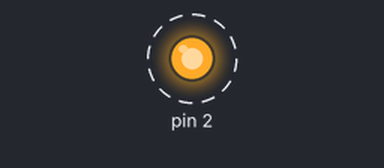
The sketch below on a simulated Arduino Uno, built with avr-gcc and run on an emulated ATmega328P. Parts: output pins drawn as LEDs (lit = HIGH). Dashed ring = blinking.

Above: at 0.5 s.
Timing chart, 0 to 4.6 s (numbered marks = the images above):
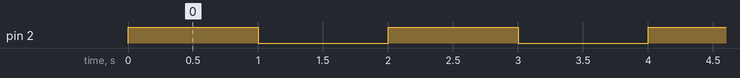

The sketch:

GenerateByFunArduino.ino
```cpp
/* fichier généré par FunArduino v.bétâ 0.1 */

// Les librairies:

// Déclaration des variables
	int etat=0;


void setup(){
	pinMode(2,OUTPUT);
}

void loop(){
	digitalWrite(2,HIGH);
	delay(1000);
	digitalWrite(2,LOW);
	delay(1000);
}
```

Measured:
- by itself, pin 2: alternates HIGH for 1.0 s and LOW for 1.0 s
